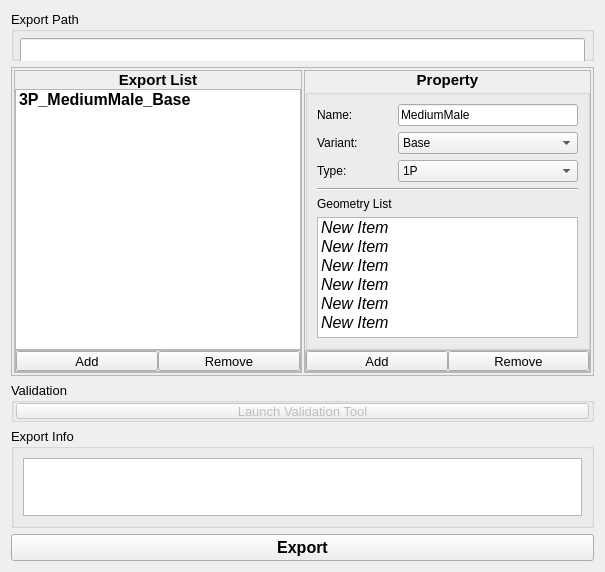
<?xml version="1.0" encoding="UTF-8"?>
<ui version="4.0">
 <class>Form</class>
 <widget class="QWidget" name="Form">
  <property name="geometry">
   <rect>
    <x>0</x>
    <y>0</y>
    <width>605</width>
    <height>572</height>
   </rect>
  </property>
  <property name="windowTitle">
   <string>Form</string>
  </property>
  <layout class="QVBoxLayout" name="verticalLayout_5">
   <item>
    <widget class="QGroupBox" name="groupBox_2">
     <property name="minimumSize">
      <size>
       <width>0</width>
       <height>50</height>
      </size>
     </property>
     <property name="font">
      <font>
       <pointsize>10</pointsize>
       <weight>50</weight>
       <bold>false</bold>
      </font>
     </property>
     <property name="title">
      <string>Export Path</string>
     </property>
     <layout class="QHBoxLayout" name="horizontalLayout_7">
      <property name="spacing">
       <number>3</number>
      </property>
      <property name="leftMargin">
       <number>6</number>
      </property>
      <property name="topMargin">
       <number>6</number>
      </property>
      <property name="rightMargin">
       <number>6</number>
      </property>
      <property name="bottomMargin">
       <number>6</number>
      </property>
      <item>
       <widget class="QLineEdit" name="export_path_lineedit">
        <property name="minimumSize">
         <size>
          <width>0</width>
          <height>30</height>
         </size>
        </property>
       </widget>
      </item>
     </layout>
    </widget>
   </item>
   <item>
    <widget class="QFrame" name="main_frame">
     <property name="frameShape">
      <enum>QFrame::StyledPanel</enum>
     </property>
     <property name="frameShadow">
      <enum>QFrame::Raised</enum>
     </property>
     <layout class="QHBoxLayout" name="horizontalLayout_2">
      <property name="spacing">
       <number>2</number>
      </property>
      <property name="leftMargin">
       <number>2</number>
      </property>
      <property name="topMargin">
       <number>2</number>
      </property>
      <property name="rightMargin">
       <number>2</number>
      </property>
      <property name="bottomMargin">
       <number>2</number>
      </property>
      <item>
       <widget class="QFrame" name="skelMesh_frame">
        <property name="frameShape">
         <enum>QFrame::StyledPanel</enum>
        </property>
        <property name="frameShadow">
         <enum>QFrame::Raised</enum>
        </property>
        <property name="lineWidth">
         <number>0</number>
        </property>
        <layout class="QVBoxLayout" name="verticalLayout_3">
         <property name="spacing">
          <number>0</number>
         </property>
         <property name="leftMargin">
          <number>0</number>
         </property>
         <property name="topMargin">
          <number>0</number>
         </property>
         <property name="rightMargin">
          <number>0</number>
         </property>
         <property name="bottomMargin">
          <number>0</number>
         </property>
         <item>
          <widget class="QLabel" name="label_2">
           <property name="font">
            <font>
             <pointsize>11</pointsize>
             <weight>75</weight>
             <bold>true</bold>
            </font>
           </property>
           <property name="frameShadow">
            <enum>QFrame::Sunken</enum>
           </property>
           <property name="text">
            <string>Export List</string>
           </property>
           <property name="alignment">
            <set>Qt::AlignCenter</set>
           </property>
          </widget>
         </item>
         <item>
          <widget class="QListWidget" name="skelmesh_listwidget">
           <property name="font">
            <font>
             <pointsize>12</pointsize>
             <weight>75</weight>
             <bold>true</bold>
            </font>
           </property>
           <property name="selectionMode">
            <enum>QAbstractItemView::ExtendedSelection</enum>
           </property>
           <item>
            <property name="text">
             <string>3P_MediumMale_Base</string>
            </property>
           </item>
          </widget>
         </item>
         <item>
          <widget class="QFrame" name="frame_5">
           <property name="frameShape">
            <enum>QFrame::StyledPanel</enum>
           </property>
           <property name="frameShadow">
            <enum>QFrame::Sunken</enum>
           </property>
           <property name="lineWidth">
            <number>0</number>
           </property>
           <layout class="QHBoxLayout" name="horizontalLayout_3">
            <property name="spacing">
             <number>0</number>
            </property>
            <property name="leftMargin">
             <number>0</number>
            </property>
            <property name="topMargin">
             <number>0</number>
            </property>
            <property name="rightMargin">
             <number>0</number>
            </property>
            <property name="bottomMargin">
             <number>0</number>
            </property>
            <item>
             <widget class="QPushButton" name="add_export_button">
              <property name="minimumSize">
               <size>
                <width>0</width>
                <height>20</height>
               </size>
              </property>
              <property name="maximumSize">
               <size>
                <width>16777215</width>
                <height>20</height>
               </size>
              </property>
              <property name="font">
               <font>
                <pointsize>10</pointsize>
                <weight>50</weight>
                <bold>false</bold>
               </font>
              </property>
              <property name="text">
               <string>Add</string>
              </property>
             </widget>
            </item>
            <item>
             <widget class="QPushButton" name="remove_export_button">
              <property name="minimumSize">
               <size>
                <width>0</width>
                <height>20</height>
               </size>
              </property>
              <property name="maximumSize">
               <size>
                <width>16777215</width>
                <height>20</height>
               </size>
              </property>
              <property name="font">
               <font>
                <pointsize>10</pointsize>
                <weight>50</weight>
                <bold>false</bold>
               </font>
              </property>
              <property name="text">
               <string>Remove</string>
              </property>
             </widget>
            </item>
           </layout>
          </widget>
         </item>
        </layout>
       </widget>
      </item>
      <item>
       <widget class="QFrame" name="geo_frame">
        <property name="frameShape">
         <enum>QFrame::StyledPanel</enum>
        </property>
        <property name="frameShadow">
         <enum>QFrame::Raised</enum>
        </property>
        <layout class="QVBoxLayout" name="verticalLayout_2">
         <property name="spacing">
          <number>0</number>
         </property>
         <property name="leftMargin">
          <number>0</number>
         </property>
         <property name="topMargin">
          <number>0</number>
         </property>
         <property name="rightMargin">
          <number>0</number>
         </property>
         <property name="bottomMargin">
          <number>0</number>
         </property>
         <item>
          <widget class="QLabel" name="label_3">
           <property name="font">
            <font>
             <pointsize>11</pointsize>
             <weight>75</weight>
             <bold>true</bold>
            </font>
           </property>
           <property name="text">
            <string>Property</string>
           </property>
           <property name="alignment">
            <set>Qt::AlignCenter</set>
           </property>
          </widget>
         </item>
         <item>
          <widget class="QGroupBox" name="groupBox">
           <property name="title">
            <string/>
           </property>
           <layout class="QVBoxLayout" name="verticalLayout_6">
            <item>
             <layout class="QHBoxLayout" name="horizontalLayout_10">
              <item>
               <widget class="QLabel" name="label_7">
                <property name="minimumSize">
                 <size>
                  <width>75</width>
                  <height>0</height>
                 </size>
                </property>
                <property name="maximumSize">
                 <size>
                  <width>75</width>
                  <height>16777215</height>
                 </size>
                </property>
                <property name="text">
                 <string>Name:</string>
                </property>
               </widget>
              </item>
              <item>
               <widget class="QLineEdit" name="lineEdit_2">
                <property name="minimumSize">
                 <size>
                  <width>0</width>
                  <height>0</height>
                 </size>
                </property>
                <property name="text">
                 <string>MediumMale</string>
                </property>
               </widget>
              </item>
             </layout>
            </item>
            <item>
             <layout class="QHBoxLayout" name="horizontalLayout_11">
              <item>
               <widget class="QLabel" name="label_8">
                <property name="minimumSize">
                 <size>
                  <width>75</width>
                  <height>0</height>
                 </size>
                </property>
                <property name="maximumSize">
                 <size>
                  <width>75</width>
                  <height>16777215</height>
                 </size>
                </property>
                <property name="text">
                 <string>Variant:</string>
                </property>
               </widget>
              </item>
              <item>
               <widget class="QComboBox" name="comboBox_3">
                <property name="minimumSize">
                 <size>
                  <width>0</width>
                  <height>0</height>
                 </size>
                </property>
                <item>
                 <property name="text">
                  <string>Base</string>
                 </property>
                </item>
                <item>
                 <property name="text">
                  <string>Variant01</string>
                 </property>
                </item>
                <item>
                 <property name="text">
                  <string>Variant02</string>
                 </property>
                </item>
                <item>
                 <property name="text">
                  <string>Variant03</string>
                 </property>
                </item>
               </widget>
              </item>
             </layout>
            </item>
            <item>
             <layout class="QHBoxLayout" name="horizontalLayout_12">
              <item>
               <widget class="QLabel" name="label_9">
                <property name="minimumSize">
                 <size>
                  <width>75</width>
                  <height>0</height>
                 </size>
                </property>
                <property name="maximumSize">
                 <size>
                  <width>75</width>
                  <height>16777215</height>
                 </size>
                </property>
                <property name="text">
                 <string>Type:</string>
                </property>
               </widget>
              </item>
              <item>
               <widget class="QComboBox" name="comboBox_4">
                <property name="minimumSize">
                 <size>
                  <width>0</width>
                  <height>0</height>
                 </size>
                </property>
                <item>
                 <property name="text">
                  <string>1P</string>
                 </property>
                </item>
                <item>
                 <property name="text">
                  <string>3P</string>
                 </property>
                </item>
               </widget>
              </item>
             </layout>
            </item>
            <item>
             <widget class="Line" name="line">
              <property name="orientation">
               <enum>Qt::Horizontal</enum>
              </property>
             </widget>
            </item>
            <item>
             <widget class="QLabel" name="label_10">
              <property name="text">
               <string>Geometry List</string>
              </property>
             </widget>
            </item>
            <item>
             <widget class="QListWidget" name="geometry_listwidget_3">
              <property name="font">
               <font>
                <pointsize>12</pointsize>
                <weight>50</weight>
                <italic>true</italic>
                <bold>false</bold>
               </font>
              </property>
              <property name="selectionMode">
               <enum>QAbstractItemView::ContiguousSelection</enum>
              </property>
              <item>
               <property name="text">
                <string>New Item</string>
               </property>
              </item>
              <item>
               <property name="text">
                <string>New Item</string>
               </property>
              </item>
              <item>
               <property name="text">
                <string>New Item</string>
               </property>
              </item>
              <item>
               <property name="text">
                <string>New Item</string>
               </property>
              </item>
              <item>
               <property name="text">
                <string>New Item</string>
               </property>
              </item>
              <item>
               <property name="text">
                <string>New Item</string>
               </property>
              </item>
             </widget>
            </item>
           </layout>
          </widget>
         </item>
         <item>
          <widget class="QFrame" name="frame_6">
           <property name="frameShape">
            <enum>QFrame::StyledPanel</enum>
           </property>
           <property name="frameShadow">
            <enum>QFrame::Sunken</enum>
           </property>
           <layout class="QHBoxLayout" name="horizontalLayout_4">
            <property name="spacing">
             <number>0</number>
            </property>
            <property name="leftMargin">
             <number>0</number>
            </property>
            <property name="topMargin">
             <number>0</number>
            </property>
            <property name="rightMargin">
             <number>0</number>
            </property>
            <property name="bottomMargin">
             <number>0</number>
            </property>
            <item>
             <widget class="QPushButton" name="add_geo_button">
              <property name="minimumSize">
               <size>
                <width>0</width>
                <height>20</height>
               </size>
              </property>
              <property name="maximumSize">
               <size>
                <width>16777215</width>
                <height>20</height>
               </size>
              </property>
              <property name="font">
               <font>
                <pointsize>10</pointsize>
                <weight>50</weight>
                <bold>false</bold>
               </font>
              </property>
              <property name="text">
               <string>Add</string>
              </property>
             </widget>
            </item>
            <item>
             <widget class="QPushButton" name="remove_geo_button">
              <property name="minimumSize">
               <size>
                <width>0</width>
                <height>20</height>
               </size>
              </property>
              <property name="maximumSize">
               <size>
                <width>16777215</width>
                <height>20</height>
               </size>
              </property>
              <property name="font">
               <font>
                <pointsize>10</pointsize>
                <weight>50</weight>
                <bold>false</bold>
               </font>
              </property>
              <property name="text">
               <string>Remove</string>
              </property>
             </widget>
            </item>
           </layout>
          </widget>
         </item>
        </layout>
       </widget>
      </item>
     </layout>
    </widget>
   </item>
   <item>
    <widget class="QGroupBox" name="groupBox_4">
     <property name="minimumSize">
      <size>
       <width>0</width>
       <height>40</height>
      </size>
     </property>
     <property name="font">
      <font>
       <pointsize>10</pointsize>
       <weight>50</weight>
       <bold>false</bold>
      </font>
     </property>
     <property name="title">
      <string>Validation</string>
     </property>
     <layout class="QHBoxLayout" name="horizontalLayout_8">
      <property name="spacing">
       <number>1</number>
      </property>
      <property name="leftMargin">
       <number>2</number>
      </property>
      <property name="topMargin">
       <number>0</number>
      </property>
      <property name="rightMargin">
       <number>2</number>
      </property>
      <property name="bottomMargin">
       <number>0</number>
      </property>
      <item>
       <widget class="QPushButton" name="run_validation_button">
        <property name="enabled">
         <bool>false</bool>
        </property>
        <property name="font">
         <font>
          <weight>50</weight>
          <bold>false</bold>
         </font>
        </property>
        <property name="text">
         <string>Launch Validation Tool</string>
        </property>
       </widget>
      </item>
     </layout>
    </widget>
   </item>
   <item>
    <widget class="QGroupBox" name="export_info_groupbox">
     <property name="maximumSize">
      <size>
       <width>16777215</width>
       <height>100</height>
      </size>
     </property>
     <property name="font">
      <font>
       <pointsize>10</pointsize>
       <weight>50</weight>
       <bold>false</bold>
      </font>
     </property>
     <property name="title">
      <string>Export Info</string>
     </property>
     <layout class="QHBoxLayout" name="horizontalLayout_5">
      <item>
       <widget class="QPlainTextEdit" name="info_plain_textedit">
        <property name="font">
         <font>
          <weight>50</weight>
          <bold>false</bold>
         </font>
        </property>
       </widget>
      </item>
     </layout>
    </widget>
   </item>
   <item>
    <widget class="QPushButton" name="export_button">
     <property name="font">
      <font>
       <pointsize>12</pointsize>
       <weight>75</weight>
       <bold>true</bold>
      </font>
     </property>
     <property name="text">
      <string>Export</string>
     </property>
    </widget>
   </item>
  </layout>
 </widget>
 <resources/>
 <connections/>
</ui>
